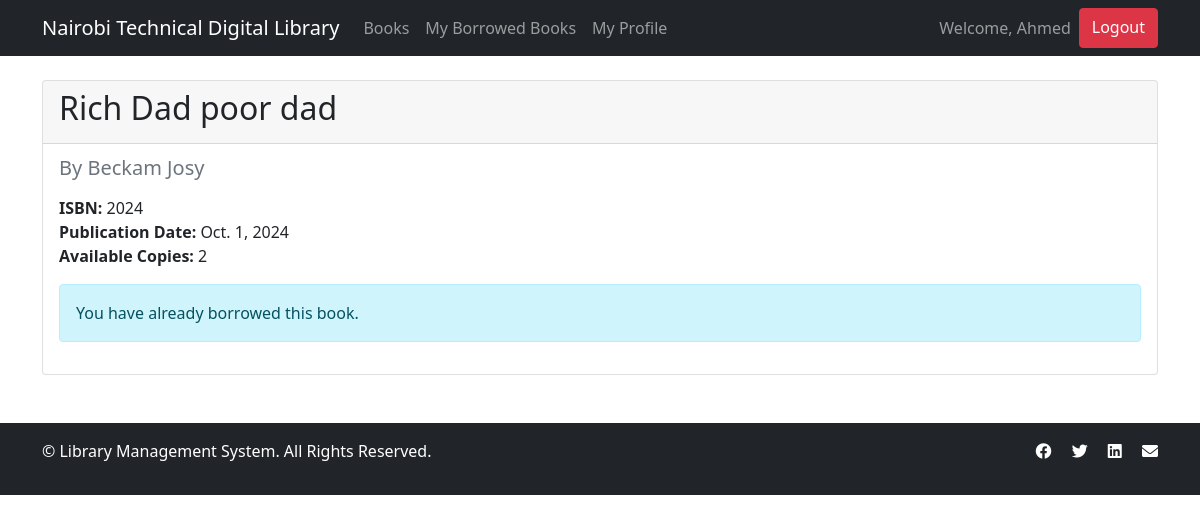
Screenshot of /book/1/ (signed in) with the database file from the repository.
### library/models.py (models this page shows, shortened)
class Book(models.Model):
    title = models.CharField(max_length=200)
    image= models.ImageField(upload_to='book_pics/', blank=True, null=True)
    author = models.CharField(max_length=100)
    isbn = models.CharField(max_length=13, unique=True)
    publication_date = models.DateField()
    available_copies = models.IntegerField(default=1)
    created_at = models.DateTimeField(auto_now_add=True)
    updated_at = models.DateTimeField(auto_now=True)

### library/views.py (the view)
# urls.py: path('book/<int:pk>/', views.book_detail, name='book_detail'),
@login_required
def book_detail(request, pk):
    book = get_object_or_404(Book, pk=pk)
    borrowed = BorrowedBook.objects.filter(book=book, user=request.user, returned=False).exists()
    if request.method == 'POST':
        form = BorrowBookForm(request.POST)
        if form.is_valid() and book.available_copies > 0:
            borrow = form.save(commit=False)
            borrow.user = request.user
            borrow.book = book
            borrow.save()
            book.available_copies -= 1
            book.save()
            messages.success(request, 'Book borrowed successfully!')
            return redirect('book_list')
    else:
        form = BorrowBookForm()
    return render(request, 'library/book_detail.html', {
        'book': book,
        'form': form,
        'borrowed': borrowed
    })

### library/templates/library/book_detail.html (shortened to what this page needs)
{% extends 'base.html' %}
{% block content %}
<div class="card">
    <div class="card-header">
        <h2>{{ book.title }}</h2>
    </div>
    <div class="card-body">
        <h5 class="card-subtitle mb-3 text-muted">By {{ book.author }}</h5>
        <p class="card-text">
            <strong>ISBN:</strong> {{ book.isbn }}<br>
            <strong>Publication Date:</strong> {{ book.publication_date }}<br>
            <strong>Available Copies:</strong> {{ book.available_copies }}
        </p>
        {% if book.available_copies > 0 and not borrowed %}
        <form method="post">
            {% csrf_token %}
            {{ form.as_p }}
            <button type="submit" class="btn btn-primary">Borrow Book</button>
        </form>
        {% elif borrowed %}
        <div class="alert alert-info">
            You have already borrowed this book.
        </div>
        {% else %}
        <div class="alert alert-warning">
            No copies available for borrowing.
        </div>
        {% endif %}
    </div>
</div>
{% endblock %}

### library/templates/base.html (shortened to what this page needs)
<!DOCTYPE html>
<html lang="en">
<head>
    <link
        href="https://cdn.jsdelivr.net/npm/bootstrap@5.1.3/dist/css/bootstrap.min.css"
        rel="stylesheet">
    <link
        rel="stylesheet"
        href="https://cdnjs.cloudflare.com/ajax/libs/font-awesome/6.0.0-beta3/css/all.min.css">
</head>
<body>
    <nav class="navbar navbar-expand-lg navbar-dark bg-dark mb-4">
        <div class="container">
            <a class="navbar-brand" href="{% url 'book_list' %}"> Nairobi Technical Digital Library</a>
            <div class="collapse navbar-collapse" id="navbarNav">
                <ul class="navbar-nav me-auto">
                    <li class="nav-item">
                        <a class="nav-link" href="{% url 'book_list' %}">Books</a>
                    </li>
                    {% if user.is_authenticated %}
                    <li class="nav-item">
                        <a class="nav-link" href="{% url 'borrowed_books' %}">My Borrowed Books</a>
                    </li>
                    <li class="nav-item">
                        <a class="nav-link" href="{% url 'profile' %}">My Profile</a>
                    </li>
                    {% endif %}
                </ul>
                <ul class="navbar-nav">
                    {% if user.is_authenticated %}
                    <li class="nav-item">
                        <span class="nav-link">Welcome, {{ user.username }}</span>
                    </li>
                    <a href="{% url 'logout' %}" class="btn btn-danger" onclick="event.preventDefault(); document.getElementById('logout-form').submit();">
                        Logout
                    </a>
                    {% endif %}
                </ul>
            </div>
        </div>
    </nav>
    <div class="container">
        {% block content %}{% endblock %}
    </div>
    <footer class="bg-dark text-white mt-5">
        <div class="container py-3">
            <div class="row">
                <div class="col-md-6">
                    <p>&copy; {{ current_year }} Library Management System. All Rights Reserved.</p>
                </div>
                <div class="col-md-6 text-md-end">
                    <a href="#" class="text-white me-3"><i class="fab fa-facebook"></i></a>
                    <a href="#" class="text-white me-3"><i class="fab fa-twitter"></i></a>
                    <a href="#" class="text-white me-3"><i class="fab fa-linkedin"></i></a>
                    <a href="#" class="text-white"><i class="fas fa-envelope"></i></a>
                </div>
            </div>
        </div>
    </footer>
</body>
</html>

### rows the page displays
Book: title "Rich Dad poor dad", author "Beckam Josy", isbn "2024", publication_date "Oct. 1, 2024", available_copies "2"

### other values shown
{{ user.username }} "Ahmed"
